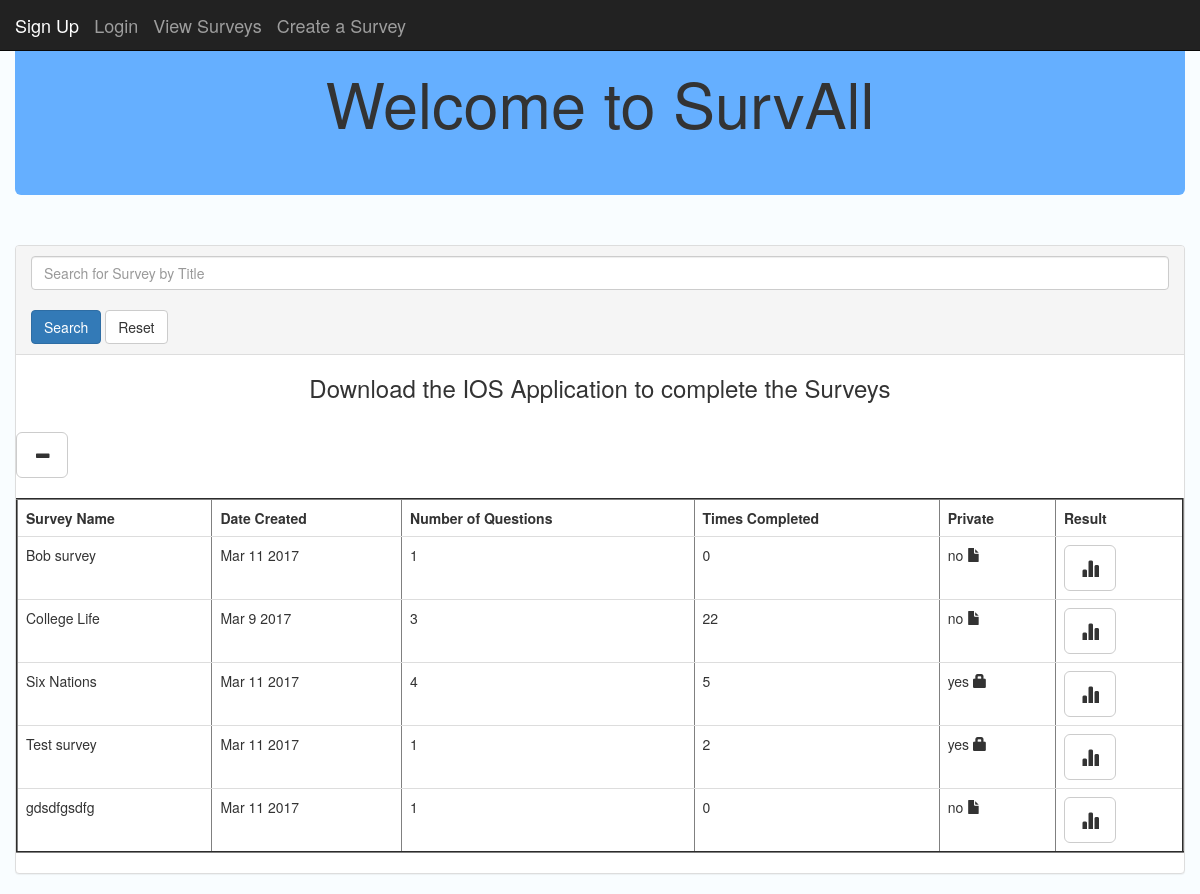
The app's page /, older data.
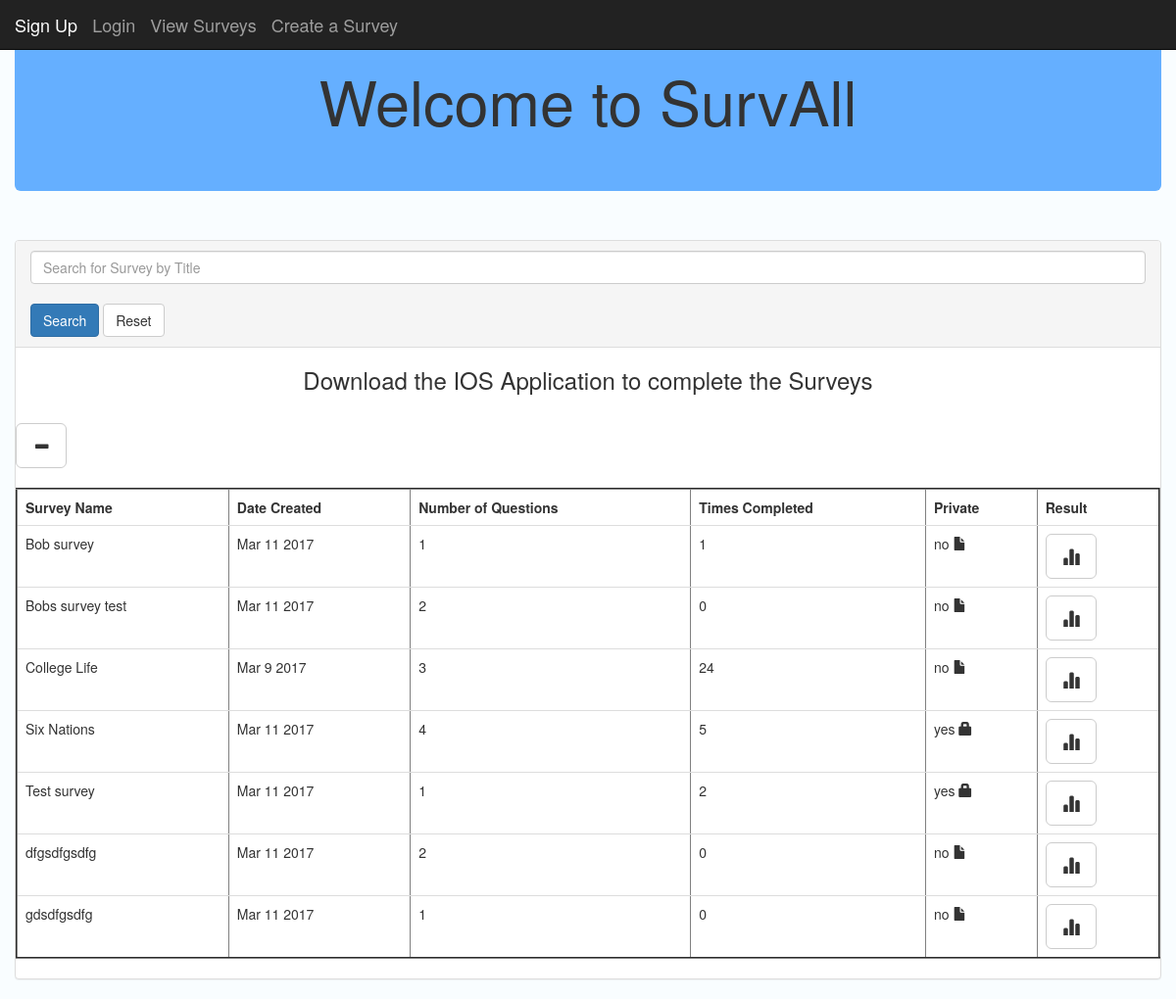
The same page, newer data.
### posts/models.py (models this page shows, shortened)
class Post(models.Model):
	title = models.CharField(max_length = 250)
	dateSurvCreated = models.DateTimeField()
	numOfQuestions = models.IntegerField( default = '1')
	numOfTimesCompleted = models.IntegerField( default = '1')
	private = models.CharField(max_length = 250, default = "no")
	passcode = models.CharField(max_length = 250, default = "code")
	def dateFormat(self):
		return self.dateSurvCreated.strftime('%b %e %Y')

### posts/views.py (the view)
# urls.py: 2. Add a URL to urlpatterns:  url(r'^$', views.home, name='home')
def home(request):
    posts = Post.objects.order_by('title')
    return render(request,'posts/home.html', {'posts':posts})

### posts/templates/posts/home.html (shortened to what this page needs)
<!DOCTYPE html>
<html lang="en">
  <head>
    {% load static %}
    <link rel="stylesheet" href="https://maxcdn.bootstrapcdn.com/bootstrap/3.3.7/css/bootstrap.min.css">
  </head>
	<nav class="navbar navbar-inverse navbar-fixed-top">
  		<div class="container-fluid">
    		<div class="navbar-header">
            {% if user.is_authenticated %}
            <a class="navbar-brand" href="{% url 'home' %}">View Surveys</a>
            <a class="navbar-brand active" href="{% url 'create_survey' %}">Create a Survey</a>
            <a class="navbar-brand" href="#" onclick="document.getElementById('logoutForm').submit()">Logout</a>
            <a class="navbar-brand">{{user.username}}</a>
            <form id ="logoutForm" method="POST" action = "{% url 'logout' %}">
            {% csrf_token %}
            <input type ="hidden">
            </form>
            {% else %}
             <a class="navbar-brand active" href="{% url 'signup' %}">Sign Up</a>
            <a class="navbar-brand active" href="{% url 'login' %}">Login</a>
            <a class="navbar-brand" href="{% url 'home' %}">View Surveys</a>
            <a class="navbar-brand active" href="{% url 'create_survey' %}">Create a Survey</a>
            {% endif %}
    		</div>
      	</div>
	</nav>
  <body style = "background-color: #f9fdff">
 	<div class="container-fluid">
    <div class="jumbotron" style = "background-color: #65AFFF">
      <h1 class = "text-center">Welcome to SurvAll</h1>
  </div>
    <br />
    <div class="panel panel-default">
    <div class="panel-heading">
    <form action = "{% url 'query_survey' %}" method="post">
    <input type="text" name="search_surveys" id ="search_surveys" class="form-control" placeholder="Search for Survey by Title"></input>
    <br>
      <button class="btn btn-primary btn-default btn">Search</button>
      <button class="btn btn-default btn" action="{% url 'view_survey' %}">Reset</button>
    </form>
    </div>
      <div id="demo" class="collapse in text-center">
        <h3>Download the IOS Application to complete the Surveys</h3>
      </div>
      <br>
      <button class="btn btn-default btn-lg" data-toggle="collapse" data-target="#demo"><span class="glyphicon glyphicon-minus" aria-hidden="true"></span></button>
      <br>
      <br>
      <div id = "tableResults">
			<table style = "background-color: #FFFFFF" class ="table" border='2' name ="survey_table" id = "survey_table">
			    <tr>
               		<th>Survey Name</th>
               		<th>Date Created </th>
               		<th>Number of Questions</th>
               		<th>Times Completed</th>
                  <th>Private</th>
                  <th>Result</th>
               	</tr>
				  {% for post in posts.all %}
				  <tr>
               	<td>{{ post.title }}</td>
               	<td>{{ post.dateFormat }}</td>
                <td>{{ post.numOfQuestions|floatformat:0 }}</td>
               	<td>{{ post.numOfTimesCompleted|floatformat:0 }}</td>
                <td>{{ post.private }}
                {% if post.private == "yes" %}
                  <span class ="glyphicon glyphicon-lock"></span>
                {% endif %}
                {% if post.private == "no" %}
                  <span class ="glyphicon glyphicon glyphicon-file"></span>
                {% endif %}
                </td>
                <td>
                  {% if post.private == "yes" %}
                <a href="{% url 'post_detail' post.id %}">
                <button class="btn btn-default btn-lg" onclick="return validatePasscode('{{ post.passcode }}','{{ post.id }}' )"><span class ="glyphicon glyphicon-stats"></span></button></a>
                </td>
                {% endif %}
                {% if post.private == "no" %}
                <a href="{% url 'post_detail' post.id %}">
                <button class="btn btn-default btn-lg"><span class ="glyphicon glyphicon-stats"></span></button></a>
                </td>
                {% endif %}
          </tr>
          {% endfor %}
			</table>
      </div>
      </div>
      </div>
  </body>
</html>

Row changes from the older to the newer data that the page shows:
changed Post "Bob survey": numOfTimesCompleted "0" → "1"
added Post: title "Bobs survey test", dateFormat "Mar 11 2017", numOfQuestions "2", numOfTimesCompleted "0", private "no"
changed Post "College Life": numOfTimesCompleted "22" → "24"
added Post: title "dfgsdfgsdfg", dateFormat "Mar 11 2017", numOfQuestions "2", numOfTimesCompleted "0", private "no"
